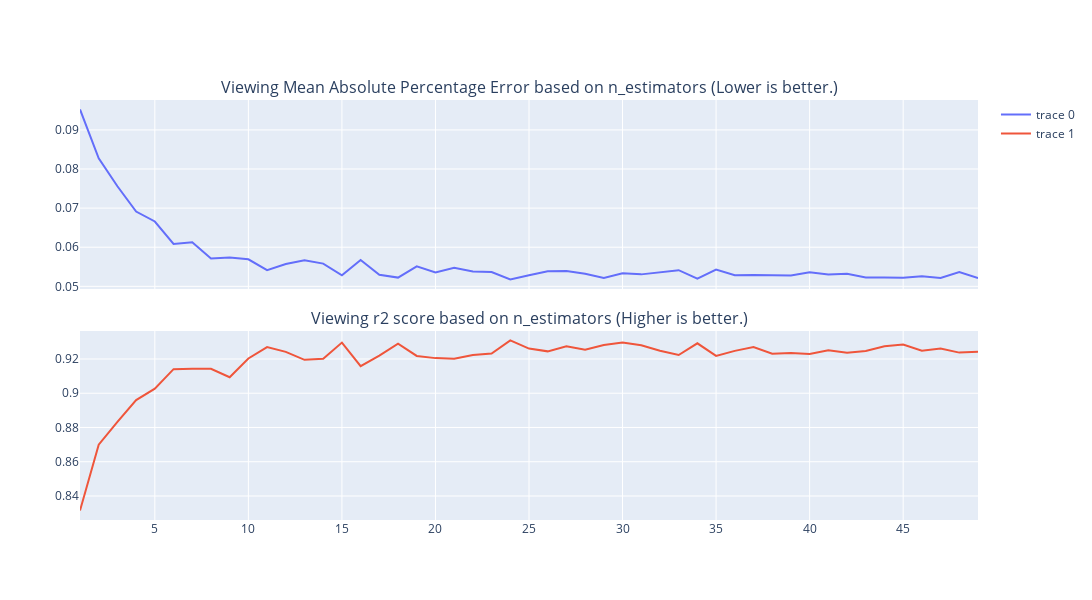

The notebook cell this image was saved under:
### Markdown cell above
Attempting to train and tune a RandomForestRegressor model, using GridSearchCV to identify the best parameters.

### Code cell
param_grid = dict(n_estimators=list(range(1,50)))
rfr = RandomForestRegressor(n_jobs = -1)
grid = GridSearchCV(rfr, param_grid, scoring = scoring_functions, verbose=1, refit = False)
rfr_search = grid.fit(X_train, np.ravel(y_train))
results = grid.cv_results_

#generating graphs to show impact of variables on scoring metrics.
fig = make_subplots(rows=2, cols=1, subplot_titles=("Viewing Mean Absolute Percentage Error based on n_estimators (Lower is better.)","Viewing r2 score based on n_estimators (Higher is better.)"), shared_xaxes= True, vertical_spacing= 0.1)
fig.add_trace(go.Scatter(x = results["param_n_estimators"], y = results["mean_test_mape"]), row = 1, col = 1)
fig.add_trace(go.Scatter(x = results["param_n_estimators"], y = results["mean_test_r2"]), row = 2, col = 1)
fig.update_layout(height=600, width=1500)
fig.show()

### Figure 1 — Plotly figure (JSON) as saved in the notebook; plotly's stock layout.template omitted (floating-point values rounded to 4 significant figures)
{"data": [{"type": "scatter", "x": [1, 2, 3, 4, 5, 6, 7, 8, 9, 10, 11, 12, 13, 14, 15, 16, 17, 18, 19, 20, 21, 22, 23, 24, 25, 26, 27, 28, 29, 30, 31, 32, 33, 34, 35, 36, 37, 38, 39, 40, 41, 42, 43, 44, 45, 46, 47, 48, 49], "xaxis": "x", "y": [0.09523, 0.08276, 0.0756, 0.06913, 0.06658, 0.06082, 0.06126, 0.05714, 0.05738, 0.05691, 0.05413, 0.05572, 0.05666, 0.05582, 0.0528, 0.05673, 0.05298, 0.05223, 0.0551, 0.05355, 0.05476, 0.05377, 0.05366, 0.05173, 0.05282, 0.05382, 0.05389, 0.05322, 0.05212, 0.05332, 0.05306, 0.05355, 0.05413, 0.05198, 0.05426, 0.05282, 0.05292, 0.05281, 0.05275, 0.05357, 0.05301, 0.05323, 0.05227, 0.05223, 0.05219, 0.0526, 0.05215, 0.05366, 0.0521], "yaxis": "y"}, {"type": "scatter", "x": [1, 2, 3, 4, 5, 6, 7, 8, 9, 10, 11, 12, 13, 14, 15, 16, 17, 18, 19, 20, 21, 22, 23, 24, 25, 26, 27, 28, 29, 30, 31, 32, 33, 34, 35, 36, 37, 38, 39, 40, 41, 42, 43, 44, 45, 46, 47, 48, 49], "xaxis": "x2", "y": [0.8315, 0.8699, 0.8833, 0.896, 0.9026, 0.9141, 0.9143, 0.9143, 0.9094, 0.9203, 0.927, 0.9242, 0.9195, 0.9201, 0.9296, 0.9158, 0.922, 0.9289, 0.9218, 0.9205, 0.9201, 0.9223, 0.9232, 0.9308, 0.9261, 0.9245, 0.9275, 0.9254, 0.9282, 0.9296, 0.928, 0.9248, 0.9223, 0.9292, 0.9218, 0.9248, 0.927, 0.9231, 0.9235, 0.9229, 0.9251, 0.9237, 0.9246, 0.9275, 0.9284, 0.9249, 0.9261, 0.9237, 0.9243], "yaxis": "y2"}], "layout": {"annotations": [{"font": {"size": 16}, "showarrow": false, "text": "Viewing Mean Absolute Percentage Error based on n_estimators (Lower is better.)", "x": 0.5, "xanchor": "center", "xref": "paper", "y": 1, "yanchor": "bottom", "yref": "paper"}, {"font": {"size": 16}, "showarrow": false, "text": "Viewing r2 score based on n_estimators (Higher is better.)", "x": 0.5, "xanchor": "center", "xref": "paper", "y": 0.45, "yanchor": "bottom", "yref": "paper"}], "height": 600, "width": 1500, "xaxis": {"anchor": "y", "domain": [0, 1], "matches": "x2", "showticklabels": false}, "xaxis2": {"anchor": "y2", "domain": [0, 1]}, "yaxis": {"anchor": "x", "domain": [0.55, 1]}, "yaxis2": {"anchor": "x2", "domain": [0, 0.45]}}}
